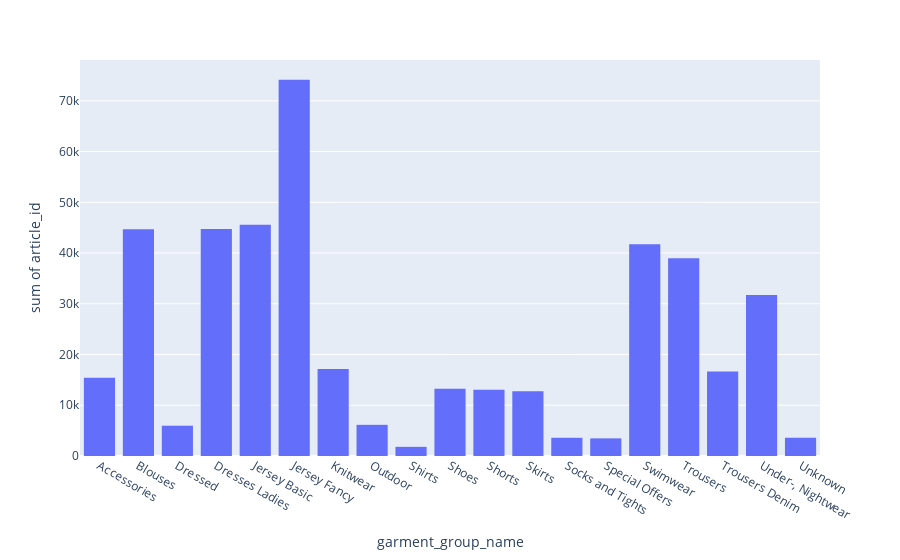

The code cell stored with this chart in its notebook:
### Code cell
plot_feature(detailed_transactions, "garment_group_name")

### Figure 1 — Plotly figure (JSON) as saved in the notebook; plotly's stock layout.template omitted (floating-point values rounded to 4 significant figures)
{"data": [{"bingroup": "x", "histfunc": "sum", "hovertemplate": "garment_group_name=%{x}<br>sum of article_id=%{y}<extra></extra>", "legendgroup": "", "marker": {"color": "#636efa", "pattern": {"shape": ""}}, "name": "", "orientation": "v", "showlegend": false, "type": "histogram", "x": ["Accessories", "Blouses", "Dressed", "Dresses Ladies", "Jersey Basic", "Jersey Fancy", "Knitwear", "Outdoor", "Shirts", "Shoes", "Shorts", "Skirts", "Socks and Tights", "Special Offers", "Swimwear", "Trousers", "Trousers Denim", "Under-, Nightwear", "Unknown"], "xaxis": "x", "y": [15424, 44681, 5970, 44743, 45575, 74144, 17136, 6143, 1804, 13278, 13050, 12751, 3592, 3474, 41710, 38973, 16653, 31718, 3577], "yaxis": "y"}], "layout": {"barmode": "relative", "legend": {"tracegroupgap": 0}, "margin": {"t": 60}, "xaxis": {"anchor": "y", "domain": [0, 1], "title": {"text": "garment_group_name"}}, "yaxis": {"anchor": "x", "domain": [0, 1], "title": {"text": "sum of article_id"}}}}
